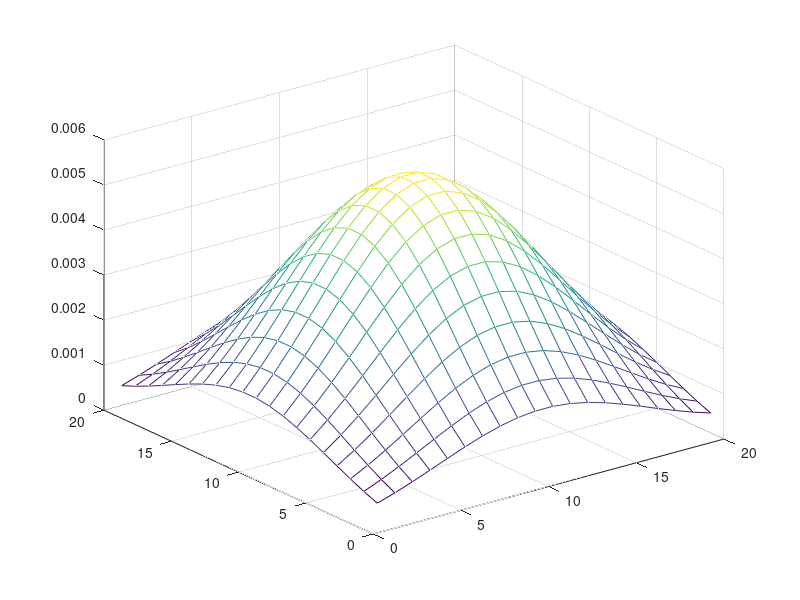

MATLAB code for this plot: (Note: this script raises an error after producing the figure.)
% low-pass filtering
h1 = fspecial('gaussian', 20,6);
figure('Name','Low-pass filter (size:20,sigma:6)','NumberTitle','off','MenuBar','none','ToolBar','none')
mesh(h1)
im1 = imread('submarine.bmp');
figure('Name','Original image for low-pass filtering','NumberTitle','off','MenuBar','none','ToolBar','none')
imagesc(im1)                    
fim1 = imfilter(im1,h1);
figure('Name','Original image low-pass filtered','NumberTitle','off','MenuBar','none','ToolBar','none')
imshow(fim1);
% high-pass filtering
h2 = fspecial('gaussian', 20,6);
figure('Name','High-pass filter (size:20,sigma:6)','NumberTitle','off','MenuBar','none','ToolBar','none')
mesh(h2)
im2 = imread('fish.bmp');
figure('Name','Original image for high-pass filtering','NumberTitle','off','MenuBar','none','ToolBar','none')
imagesc(im2)                    
fim2 = im2 - imfilter(im2,h2);
figure('Name','Original image high-pass filtered','NumberTitle','off','MenuBar','none','ToolBar','none')
imshow(fim2);
% ttf2 and dct2 transforms
figure('Name','fft2 of original image for low-pass filtering','NumberTitle','off','MenuBar','none','ToolBar','none')
imagesc(log(abs(fftshift(fft2(rgb2gray(im1))))))
figure('Name','fft2 of original image for high-pass filtering','NumberTitle','off','MenuBar','none','ToolBar','none')
imagesc(log(abs(fftshift(fft2(rgb2gray(im2))))))
figure('Name','fft2 of gaussian low-pass filter','NumberTitle','off','MenuBar','none','ToolBar','none')
imagesc(log(abs(fftshift(fft2(h1)))))
figure('Name','fft2 of gaussian filter for high-pass filtering','NumberTitle','off','MenuBar','none','ToolBar','none')
imagesc(log(abs(fftshift(fft2(h2)))))
figure('Name','fft2 of low-pass filtered image','NumberTitle','off','MenuBar','none','ToolBar','none')
imagesc(log(abs(fftshift(fft2(rgb2gray(fim1))))))
figure('Name','fft2 of high-pass filtered image','NumberTitle','off','MenuBar','none','ToolBar','none')
imagesc(log(abs(fftshift(fft2(rgb2gray(fim2))))))
figure('Name','dct2 of original image for low-pass filtering','NumberTitle','off','MenuBar','none','ToolBar','none')
imagesc(log(abs(dct2(rgb2gray(im1)))))
figure('Name','dct2 of original image for high-pass filtering','NumberTitle','off','MenuBar','none','ToolBar','none')
imagesc(log(abs(dct2(rgb2gray(im2)))))
figure('Name','dct2 of gaussian low-pass filter','NumberTitle','off','MenuBar','none','ToolBar','none')
imagesc(log(abs(dct2(h1))))
figure('Name','dct2 of gaussian filter for high-pass filtering','NumberTitle','off','MenuBar','none','ToolBar','none')
imagesc(log(abs(dct2(h2))))
figure('Name','dct2 of low-pass filtered image','NumberTitle','off','MenuBar','none','ToolBar','none')
imagesc(log(abs(dct2(rgb2gray(fim1)))))
figure('Name','dct2 of high-pass filtered image','NumberTitle','off','MenuBar','none','ToolBar','none')
imagesc(log(abs(dct2(rgb2gray(fim2)))))
% Hybrid image production
HybridImage = fim1 + fim2;
figure('Name','Hybrid image','NumberTitle','off','MenuBar','none','ToolBar','none')
imshow(HybridImage);imwrite(HybridImage,'HybridImage.bmp');
figure('Name','Hybrid image pyramid','NumberTitle','off','MenuBar','none','ToolBar','none')
% pyramid visualization
hbVis = vis_hybrid_image(HybridImage);
imshow(hbVis);imwrite(hbVis,'PyramidImage.bmp');

